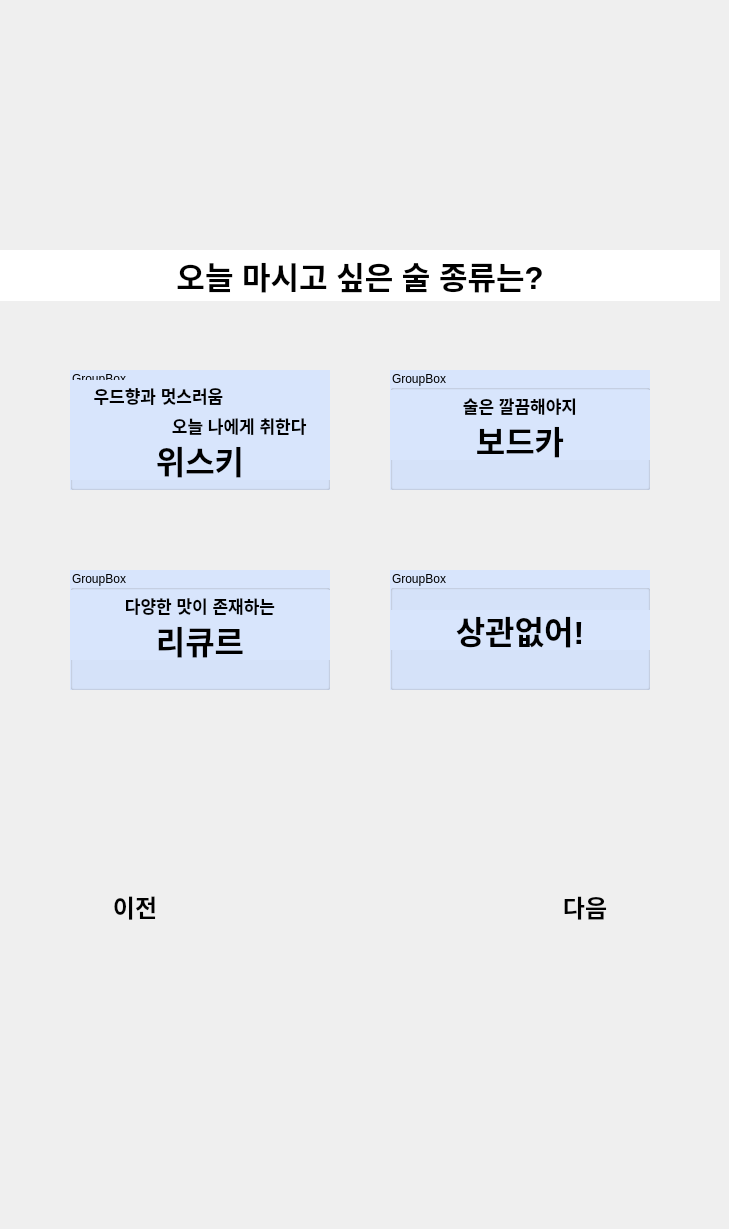
   <widget class="QWidget" name="page_6">
    <widget class="QLabel" name="p6_background_image_label">
     <property name="geometry">
      <rect>
       <x>0</x>
       <y>0</y>
       <width>720</width>
       <height>1220</height>
      </rect>
     </property>
     <property name="styleSheet">
      <string notr="true"/>
     </property>
     <property name="text">
      <string/>
     </property>
     <property name="pixmap">
      <pixmap>source/background_720.png</pixmap>
     </property>
    </widget>
    <widget class="QLabel" name="p6_question_label">
     <property name="geometry">
      <rect>
       <x>0</x>
       <y>250</y>
       <width>720</width>
       <height>51</height>
      </rect>
     </property>
     <property name="font">
      <font>
       <pointsize>23</pointsize>
       <bold>true</bold>
      </font>
     </property>
     <property name="styleSheet">
      <string notr="true">background-color: rgb(255, 255, 255);</string>
     </property>
     <property name="text">
      <string>오늘 마시고 싶은 술 종류는?</string>
     </property>
     <property name="alignment">
      <set>Qt::AlignCenter</set>
     </property>
    </widget>
    <widget class="QGroupBox" name="p6_option1_groupBox">
     <property name="geometry">
      <rect>
       <x>70</x>
       <y>370</y>
       <width>260</width>
       <height>120</height>
      </rect>
     </property>
     <property name="styleSheet">
      <string notr="true">background-color: rgb(216, 229, 252);</string>
     </property>
     <property name="title">
      <string>GroupBox</string>
     </property>
     <widget class="QPushButton" name="p6_option1_pushButton">
      <property name="enabled">
       <bool>true</bool>
      </property>
      <property name="geometry">
       <rect>
        <x>0</x>
        <y>0</y>
        <width>260</width>
        <height>120</height>
       </rect>
      </property>
      <property name="focusPolicy">
       <enum>Qt::StrongFocus</enum>
      </property>
      <property name="contextMenuPolicy">
       <enum>Qt::DefaultContextMenu</enum>
      </property>
      <property name="styleSheet">
       <string notr="true"/>
      </property>
      <property name="text">
       <string/>
      </property>
      <property name="autoRepeat">
       <bool>false</bool>
      </property>
      <property name="autoExclusive">
       <bool>false</bool>
      </property>
      <property name="autoDefault">
       <bool>false</bool>
      </property>
      <property name="default">
       <bool>false</bool>
      </property>
      <property name="flat">
       <bool>true</bool>
      </property>
     </widget>
     <widget class="QLabel" name="p6_option1_label_1">
      <property name="geometry">
       <rect>
        <x>0</x>
        <y>10</y>
        <width>260</width>
        <height>30</height>
       </rect>
      </property>
      <property name="font">
       <font>
        <pointsize>13</pointsize>
        <bold>true</bold>
       </font>
      </property>
      <property name="text">
       <string>     우드향과 멋스러움</string>
      </property>
     </widget>
     <widget class="QLabel" name="p6_option1_label_2">
      <property name="geometry">
       <rect>
        <x>0</x>
        <y>40</y>
        <width>260</width>
        <height>30</height>
       </rect>
      </property>
      <property name="font">
       <font>
        <pointsize>13</pointsize>
        <bold>true</bold>
       </font>
      </property>
      <property name="text">
       <string>오늘 나에게 취한다     </string>
      </property>
      <property name="alignment">
       <set>Qt::AlignRight|Qt::AlignTrailing|Qt::AlignVCenter</set>
      </property>
     </widget>
     <widget class="QLabel" name="p6_option1_label_3">
      <property name="geometry">
       <rect>
        <x>0</x>
        <y>70</y>
        <width>260</width>
        <height>40</height>
       </rect>
      </property>
      <property name="font">
       <font>
        <pointsize>24</pointsize>
        <bold>true</bold>
       </font>
      </property>
      <property name="text">
       <string>위스키</string>
      </property>
      <property name="alignment">
       <set>Qt::AlignCenter</set>
      </property>
     </widget>
     <zorder>p6_option1_label_1</zorder>
     <zorder>p6_option1_label_2</zorder>
     <zorder>p6_option1_label_3</zorder>
     <zorder>p6_option1_pushButton</zorder>
    </widget>
    <widget class="QGroupBox" name="p6_option2_groupBox">
     <property name="geometry">
      <rect>
       <x>390</x>
       <y>370</y>
       <width>260</width>
       <height>120</height>
      </rect>
     </property>
     <property name="styleSheet">
      <string notr="true">background-color: rgb(216, 229, 252);</string>
     </property>
     <property name="title">
      <string>GroupBox</string>
     </property>
     <widget class="QPushButton" name="p6_option2_pushButton">
      <property name="enabled">
       <bool>true</bool>
      </property>
      <property name="geometry">
       <rect>
        <x>0</x>
        <y>0</y>
        <width>260</width>
        <height>120</height>
       </rect>
      </property>
      <property name="focusPolicy">
       <enum>Qt::StrongFocus</enum>
      </property>
      <property name="contextMenuPolicy">
       <enum>Qt::DefaultContextMenu</enum>
      </property>
      <property name="styleSheet">
       <string notr="true"/>
      </property>
      <property name="text">
       <string/>
      </property>
      <property name="autoRepeat">
       <bool>false</bool>
      </property>
      <property name="autoExclusive">
       <bool>false</bool>
      </property>
      <property name="autoDefault">
       <bool>false</bool>
      </property>
      <property name="default">
       <bool>false</bool>
      </property>
      <property name="flat">
       <bool>true</bool>
      </property>
     </widget>
     <widget class="QLabel" name="p6_option2_label_1">
      <property name="geometry">
       <rect>
        <x>0</x>
        <y>20</y>
        <width>260</width>
        <height>30</height>
       </rect>
      </property>
      <property name="font">
       <font>
        <pointsize>13</pointsize>
        <bold>true</bold>
       </font>
      </property>
      <property name="text">
       <string>술은 깔끔해야지</string>
      </property>
      <property name="alignment">
       <set>Qt::AlignCenter</set>
      </property>
     </widget>
     <widget class="QLabel" name="p6_option2_label_2">
      <property name="geometry">
       <rect>
        <x>0</x>
        <y>50</y>
        <width>260</width>
        <height>40</height>
       </rect>
      </property>
      <property name="font">
       <font>
        <pointsize>24</pointsize>
        <bold>true</bold>
       </font>
      </property>
      <property name="text">
       <string>보드카</string>
      </property>
      <property name="alignment">
       <set>Qt::AlignCenter</set>
      </property>
     </widget>
     <zorder>p6_option2_label_1</zorder>
     <zorder>p6_option2_label_2</zorder>
     <zorder>p6_option2_pushButton</zorder>
    </widget>
    <widget class="QGroupBox" name="p6_option3_groupBox">
     <property name="geometry">
      <rect>
       <x>70</x>
       <y>570</y>
       <width>260</width>
       <height>120</height>
      </rect>
     </property>
     <property name="styleSheet">
      <string notr="true">background-color: rgb(216, 229, 252);</string>
     </property>
     <property name="title">
      <string>GroupBox</string>
     </property>
     <widget class="QPushButton" name="p6_option3_pushButton">
      <property name="enabled">
       <bool>true</bool>
      </property>
      <property name="geometry">
       <rect>
        <x>0</x>
        <y>0</y>
        <width>260</width>
        <height>120</height>
       </rect>
      </property>
      <property name="focusPolicy">
       <enum>Qt::StrongFocus</enum>
      </property>
      <property name="contextMenuPolicy">
       <enum>Qt::DefaultContextMenu</enum>
      </property>
      <property name="styleSheet">
       <string notr="true"/>
      </property>
      <property name="text">
       <string/>
      </property>
      <property name="autoRepeat">
       <bool>false</bool>
      </property>
      <property name="autoExclusive">
       <bool>false</bool>
      </property>
      <property name="autoDefault">
       <bool>false</bool>
      </property>
      <property name="default">
       <bool>false</bool>
      </property>
      <property name="flat">
       <bool>true</bool>
      </property>
     </widget>
     <widget class="QLabel" name="p6_option3_label_1">
      <property name="geometry">
       <rect>
        <x>0</x>
        <y>20</y>
        <width>260</width>
        <height>30</height>
       </rect>
      </property>
      <property name="font">
       <font>
        <pointsize>13</pointsize>
        <bold>true</bold>
       </font>
      </property>
      <property name="text">
       <string>다양한 맛이 존재하는</string>
      </property>
      <property name="alignment">
       <set>Qt::AlignCenter</set>
      </property>
     </widget>
     <widget class="QLabel" name="p6_option3_label_2">
      <property name="geometry">
       <rect>
        <x>0</x>
        <y>50</y>
        <width>260</width>
        <height>40</height>
       </rect>
      </property>
      <property name="font">
       <font>
        <pointsize>24</pointsize>
        <bold>true</bold>
       </font>
      </property>
      <property name="text">
       <string>리큐르</string>
      </property>
      <property name="alignment">
       <set>Qt::AlignCenter</set>
      </property>
     </widget>
     <zorder>p6_option3_label_1</zorder>
     <zorder>p6_option3_label_2</zorder>
     <zorder>p6_option3_pushButton</zorder>
    </widget>
    <widget class="QGroupBox" name="p6_option4_groupBox">
     <property name="geometry">
      <rect>
       <x>390</x>
       <y>570</y>
       <width>260</width>
       <height>120</height>
      </rect>
     </property>
     <property name="styleSheet">
      <string notr="true">background-color: rgb(216, 229, 252);</string>
     </property>
     <property name="title">
      <string>GroupBox</string>
     </property>
     <widget class="QPushButton" name="p6_option4_pushButton">
      <property name="enabled">
       <bool>true</bool>
      </property>
      <property name="geometry">
       <rect>
        <x>0</x>
        <y>0</y>
        <width>260</width>
        <height>120</height>
       </rect>
      </property>
      <property name="focusPolicy">
       <enum>Qt::StrongFocus</enum>
      </property>
      <property name="contextMenuPolicy">
       <enum>Qt::DefaultContextMenu</enum>
      </property>
      <property name="styleSheet">
       <string notr="true"/>
      </property>
      <property name="text">
       <string/>
      </property>
      <property name="autoRepeat">
       <bool>false</bool>
      </property>
      <property name="autoExclusive">
       <bool>false</bool>
      </property>
      <property name="autoDefault">
       <bool>false</bool>
      </property>
      <property name="default">
       <bool>false</bool>
      </property>
      <property name="flat">
       <bool>true</bool>
      </property>
     </widget>
     <widget class="QLabel" name="p6_option4_label">
      <property name="geometry">
       <rect>
        <x>0</x>
        <y>40</y>
        <width>260</width>
        <height>40</height>
       </rect>
      </property>
      <property name="font">
       <font>
        <pointsize>24</pointsize>
        <bold>true</bold>
       </font>
      </property>
      <property name="text">
       <string>상관없어!</string>
      </property>
      <property name="alignment">
       <set>Qt::AlignCenter</set>
      </property>
     </widget>
     <zorder>p6_option4_label</zorder>
     <zorder>p6_option4_pushButton</zorder>
    </widget>
    <widget class="QLabel" name="p6_home_image_label">
     <property name="geometry">
      <rect>
       <x>10</x>
       <y>10</y>
       <width>50</width>
       <height>50</height>
      </rect>
     </property>
     <property name="text">
      <string/>
     </property>
     <property name="pixmap">
      <pixmap>source/home_50.png</pixmap>
     </property>
    </widget>
    <widget class="QPushButton" name="p6_home_button">
     <property name="geometry">
      <rect>
       <x>10</x>
       <y>10</y>
       <width>50</width>
       <height>50</height>
      </rect>
     </property>
     <property name="text">
      <string/>
     </property>
     <property name="flat">
      <bool>true</bool>
     </property>
    </widget>
    <widget class="QLabel" name="p6_next_page_image_label">
     <property name="geometry">
      <rect>
       <x>440</x>
       <y>780</y>
       <width>280</width>
       <height>256</height>
      </rect>
     </property>
     <property name="text">
      <string/>
     </property>
     <property name="pixmap">
      <pixmap>source/button.png</pixmap>
     </property>
    </widget>
    <widget class="QPushButton" name="p6_next_page_button">
     <property name="geometry">
      <rect>
       <x>500</x>
       <y>840</y>
       <width>170</width>
       <height>160</height>
      </rect>
     </property>
     <property name="font">
      <font>
       <pointsize>18</pointsize>
       <bold>true</bold>
      </font>
     </property>
     <property name="text">
      <string>다음
</string>
     </property>
     <property name="flat">
      <bool>true</bool>
     </property>
    </widget>
    <widget class="QLabel" name="p6_past_page_image_label">
     <property name="geometry">
      <rect>
       <x>0</x>
       <y>780</y>
       <width>280</width>
       <height>256</height>
      </rect>
     </property>
     <property name="text">
      <string/>
     </property>
     <property name="pixmap">
      <pixmap>source/button_back.png</pixmap>
     </property>
    </widget>
    <widget class="QPushButton" name="p6_past_page_button">
     <property name="geometry">
      <rect>
       <x>50</x>
       <y>840</y>
       <width>170</width>
       <height>160</height>
      </rect>
     </property>
     <property name="font">
      <font>
       <pointsize>18</pointsize>
       <bold>true</bold>
      </font>
     </property>
     <property name="text">
      <string>이전
</string>
     </property>
     <property name="flat">
      <bool>true</bool>
     </property>
    </widget>
   </widget>
